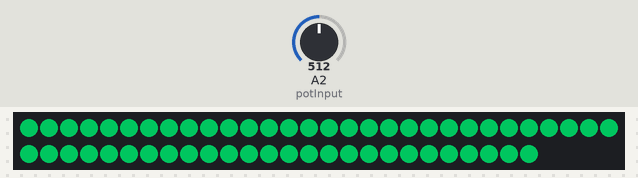
This sketch was run on a simulated Arduino Uno, built with avr-gcc and run on an emulated ATmega328P. Parts: 56 RGB LEDs in strip order, left to right, continuing on the next row. The test bench sets the inputs (shaded band); at power-on: A2 (potInput) = 512. Dim RGB values are drawn brighter than linear.

Above: at 1.2 s.
1.3 s: A2 (potInput) set to 716
At 1.9 s:
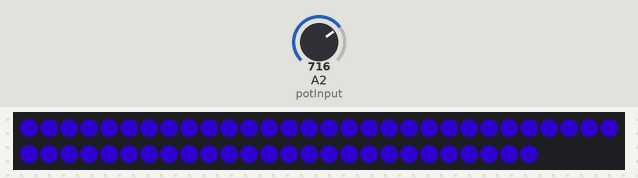
3.0 s: A2 (potInput) set to 306
At 3.7 s:
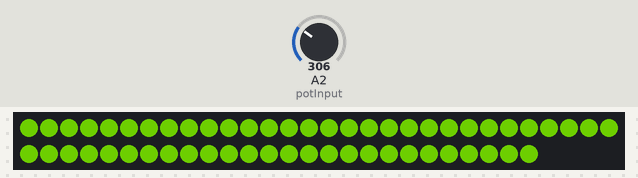
4.7 s: A2 (potInput) set to 0
At 5.3 s:
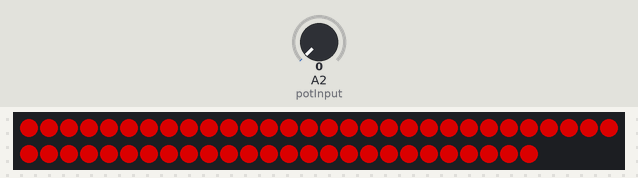
6.4 s: A2 (potInput) set to 511
At 7.8 s:
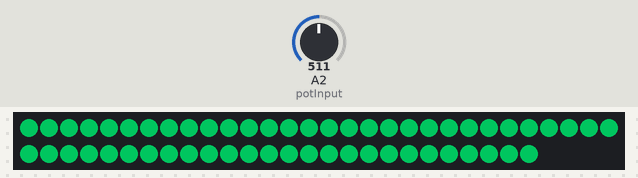
8.1 s: A2 (potInput) set to 900
At 8.23 s:
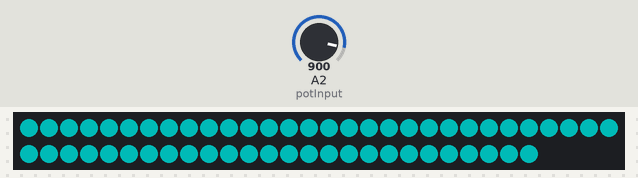
9.8 s: A2 (potInput) set to 122
At 9.93 s:
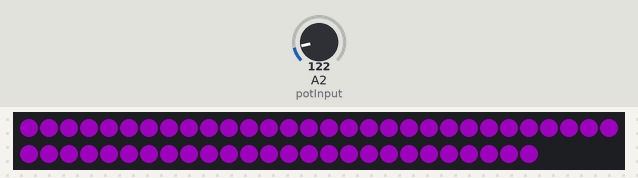
Timing chart, 0 to 12.5 s (numbered marks = the images above; inputs shaded):
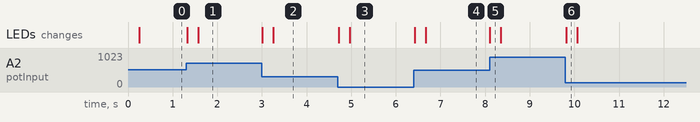

The sketch:

monitor_lights.ino
```cpp
#include <FastLED.h>
#include <pixeltypes.h>

// WS2812B LED information
#define NUM_LEDS 56
#define DATA_PIN 5

// potentiometer input pin
const int potInput = A2;

// array size for input smoothing
const int batch = 10;

int readings[batch];
int index = 0;
int sum = 0;
int average = 0;

CRGB leds[NUM_LEDS];

void setup(){
  Serial.begin(9600);

  for (int sample = 0; sample < batch; sample++) {
    readings[sample] = 0;
   }

  FastLED.addLeds<NEOPIXEL, DATA_PIN>(leds, NUM_LEDS);
}

void loop() {
  // smoothing analog input
  sum = sum - readings[index];

  readings[index] = analogRead(potInput);
  sum = sum + readings[index];

  index = index + 1;

  if (index >= batch) {
    index = 0;
  }

  average = sum / batch;

  // map smoothed potentiometer input to hue value of leds
  int hueValue = map(average, 0, 1023, 0, 255);

  // display avg hue
  FastLED.showColor(CHSV(hueValue, 255, 191));
  delay(25);
}
```

Measured:
- after the input at 1.3 s, the LEDs: first change at once (image 1 shows a later state)
- after the input at 3.0 s, the LEDs: first change at once (image 2 shows a later state)
- after the input at 4.7 s, the LEDs: first change at once (image 3 shows a later state)
- after the input at 6.4 s, the LEDs: first change at once (image 4 shows a later state)
- after the input at 8.1 s, the LEDs: change at once (image 5)
- after the input at 9.8 s, the LEDs: change at once (image 6)
